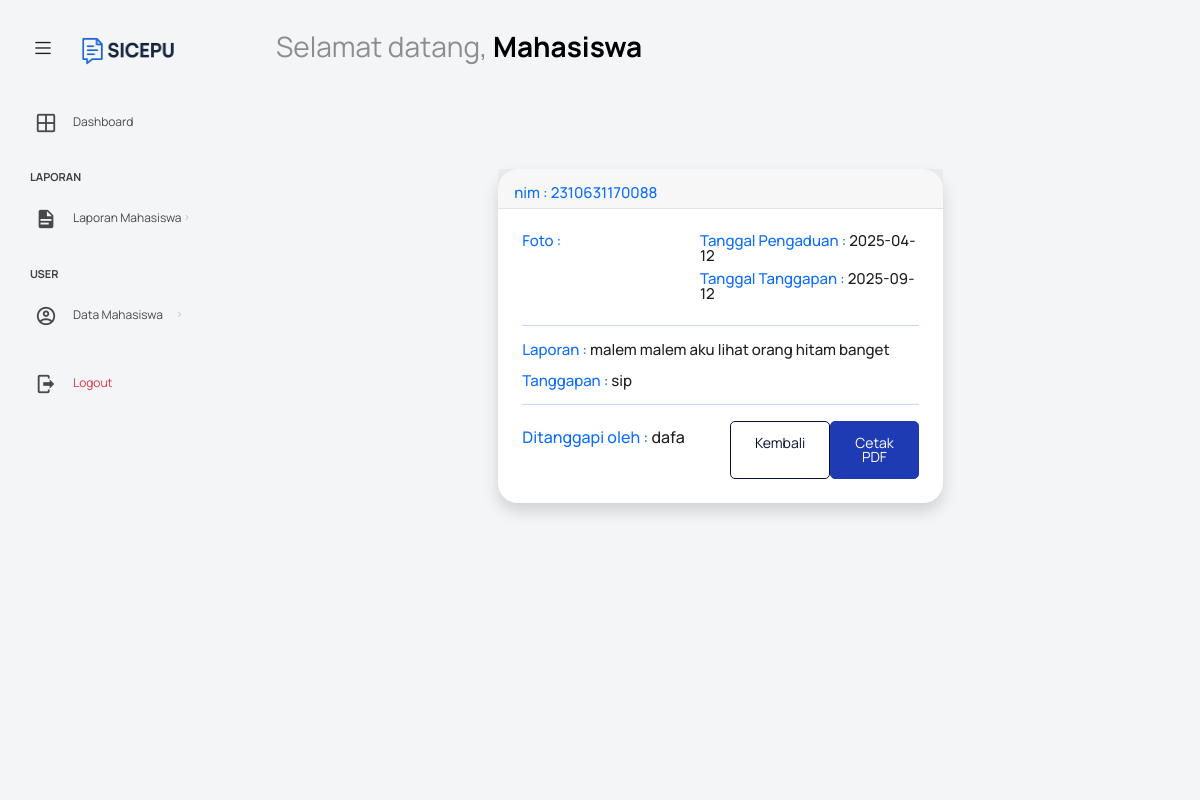
Page /src/admin/preview.php?id_tanggapan=10 on the committed database.
### tables this page shows
CREATE TABLE `tanggapan` (
  `id_tanggapan` int(11) NOT NULL,
  `id_pengaduan` int(11) NOT NULL,
  `tgl_tanggapan` date NOT NULL,
  `tanggapan` text NOT NULL,
  `id_petugas` int(11) NOT NULL,
  `rating` int(1) DEFAULT NULL
);

CREATE TABLE `pengaduan` (
  `id_pengaduan` int(11) NOT NULL,
  `tgl_pengaduan` date NOT NULL,
  `nim` varchar(16) NOT NULL,
  `isi_laporan` text NOT NULL,
  `foto` varchar(255) NOT NULL,
  `status` enum('terkirim','proses','selesai') NOT NULL,
  `disposisi` varchar(255) NOT NULL
);

CREATE TABLE `petugas` (
  `id_petugas` int(11) NOT NULL,
  `nama_petugas` varchar(35) NOT NULL,
  `username` varchar(25) NOT NULL,
  `password` varchar(32) NOT NULL,
  `telp` varchar(13) NOT NULL,
  `posisi` varchar(255) NOT NULL
);

### src/admin/preview.php (the view, shortened to what this page needs)
<?php
include '../layout/header.php';
include '../layout/nav.php';
?>
<div class="container-fluid page-body-wrapper">
  <?php include '../layout/sidebar_admin.php'; ?>
  <div class="main-panel">
    <div class="content-wrapper">
      <?php
      require '../../public/app.php';
      $id = $_GET['id_tanggapan'];
      $query = "SELECT * FROM (( tanggapan
                INNER JOIN pengaduan ON tanggapan.id_pengaduan = pengaduan.id_pengaduan )
                INNER JOIN petugas ON tanggapan.id_petugas = petugas.id_petugas)
                WHERE id_tanggapan = $id";
      $result = mysqli_query($conn, $query);
      ?>
      <div class="d-flex justify-content-center py-5">
        <?php while ($row = mysqli_fetch_assoc($result)) : ?>
          <div class="card shadow mb-4 w-50" data-aos="fade-up">
            <div class="card-header">
              <div class="row">
                <div class="col-6">
                  <h6 class="m-0 font-weight-bold text-primary mt-2">nim : <?= $row['nim']; ?></h6>
                </div>
              </div>
            </div>
            <div class="collapse show" id="generate">
              <div class="card-body">
                <div class="row">
                  <div class="col-5">
                    <h6 class="text-primary font-weight-bold">Foto :
                    </h6>
                  </div>
                  <div class="col-7">
                    <h6> <span class="text-primary font-weight-bold">Tanggal Pengaduan :</span> <?= $row['tgl_pengaduan']; ?></h6>
                    <h6> <span class="text-primary font-weight-bold">Tanggal Tanggapan :</span> <?= $row['tgl_tanggapan']; ?></h6>
                  </div>
                </div>
                <hr class="bg-primary">
                <h6 class="mb-3"><span class="text-primary font-weight-bold">Laporan :</span> <?= $row['isi_laporan']; ?></h6>
                <h6><span class="text-primary font-weight-bold">Tanggapan :</span> <?= $row['tanggapan']; ?></h6>
                <hr class="bg-primary">
                <div class="row">
                  <div class="col-8 mt-2">
                    <h5> <span class="text-primary font-weight-bold">Ditanggapi oleh :</span> <?= $row['nama_petugas']; ?></h5>
                  </div>
                  <div class="col-4">
                    <div class="d-flex justify-content-end">
                      <a href="dashboard.php" class="btn btn-outline-primary">Kembali</a>
                      <button id="printPDF" class="btn btn-primary ml-2">Cetak PDF</button>
                    </div>
                  </div>
                </div>
              </div>
            </div>
          </div>
        <?php endwhile; ?>
      </div>
    <?php include '../layout/footer.php'; ?>
<?php include '../layout/scripts.php'; ?>

### rows in the picture
tanggapan: id_pengaduan.nim "2310631170088", id_pengaduan.tgl_pengaduan "2025-04-12", tgl_tanggapan "2025-09-12", id_pengaduan.isi_laporan "malem malem aku lihat orang hitam banget", tanggapan "sip", id_petugas.nama_petugas "dafa"

### other values in the picture
$namaTampil "Mahasiswa"
